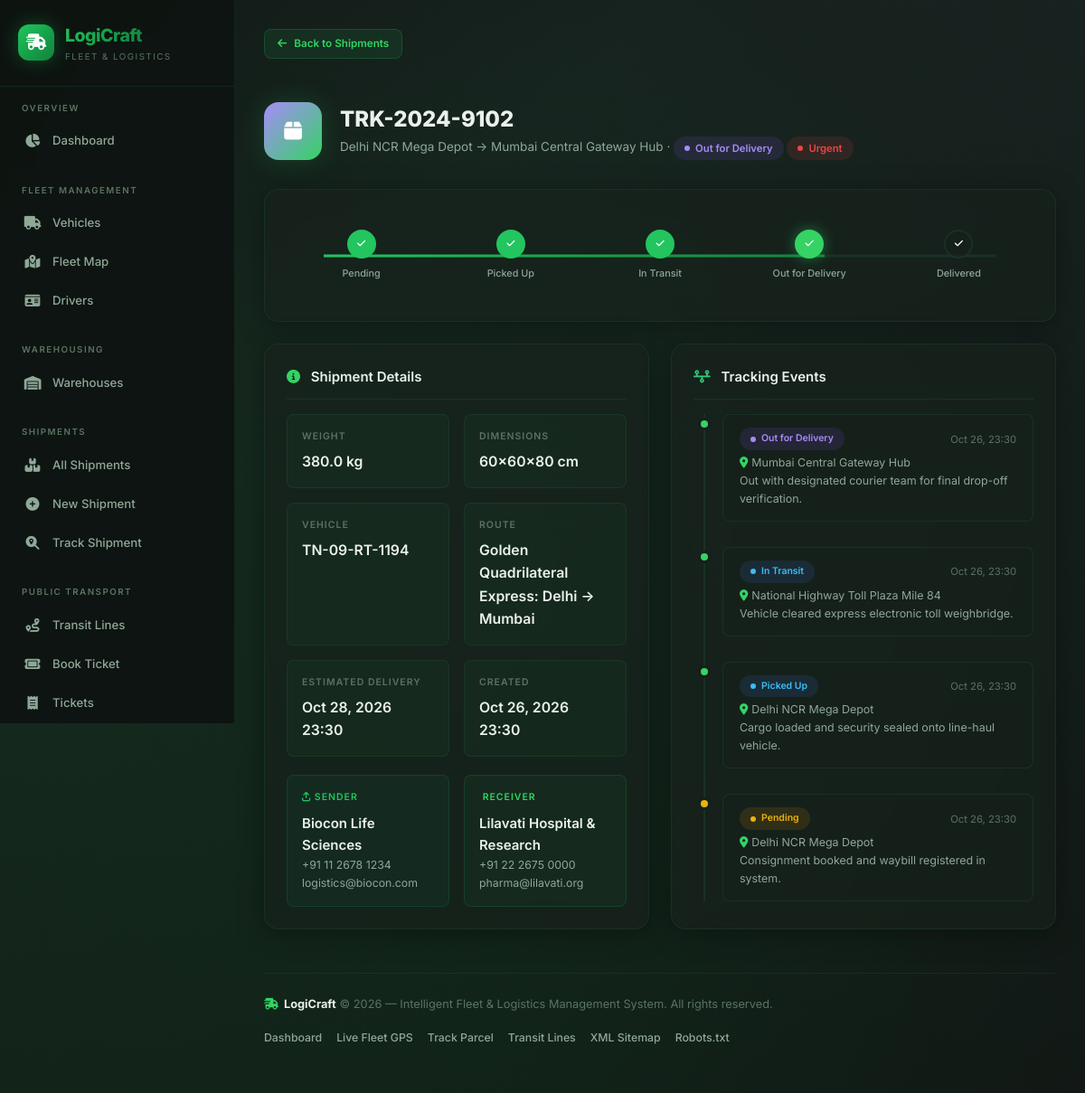
Screenshot of /shipments/2/ with the database file from the repository.
### shipments/models.py (models this page shows, shortened)
class Shipment(models.Model):
    STATUS_CHOICES = [
        ('pending', 'Pending'),
        ('picked_up', 'Picked Up'),
        ('in_transit', 'In Transit'),
        ('out_for_delivery', 'Out for Delivery'),
        ('delivered', 'Delivered'),
        ('failed', 'Failed'),
        ('returned', 'Returned'),
        ('cancelled', 'Cancelled'),
    ]
    PRIORITY_CHOICES = [
        ('low', 'Low'),
        ('normal', 'Normal'),
        ('high', 'High'),
        ('urgent', 'Urgent'),
    ]
    tracking_number = models.CharField(max_length=30, unique=True, editable=False)
    origin = models.CharField(max_length=300)
    destination = models.CharField(max_length=300)
    vehicle = models.ForeignKey(Vehicle, on_delete=models.SET_NULL, null=True, blank=True, related_name='shipments')
    route = models.ForeignKey(Route, on_delete=models.SET_NULL, null=True, blank=True, related_name='shipments')
    status = models.CharField(max_length=20, choices=STATUS_CHOICES, default='pending')
    priority = models.CharField(max_length=10, choices=PRIORITY_CHOICES, default='normal')
    weight_kg = models.DecimalField(max_digits=8, decimal_places=2, default=0)
    dimensions = models.CharField(max_length=50, blank=True, help_text='LxWxH in cm')
    description = models.TextField(blank=True)
    sender_name = models.CharField(max_length=200)
    sender_phone = models.CharField(max_length=20)
    sender_email = models.EmailField(blank=True)
    receiver_name = models.CharField(max_length=200)
    receiver_phone = models.CharField(max_length=20)
    receiver_email = models.EmailField(blank=True)
    estimated_delivery = models.DateTimeField(null=True, blank=True)
    actual_delivery = models.DateTimeField(null=True, blank=True)
    created_at = models.DateTimeField(auto_now_add=True)
    updated_at = models.DateTimeField(auto_now=True)
    class Meta:
        ordering = ['-created_at']

class Route(models.Model):
    name = models.CharField(max_length=200)
    origin = models.CharField(max_length=200)
    destination = models.CharField(max_length=200)
    distance_km = models.DecimalField(max_digits=8, decimal_places=2)
    estimated_hours = models.DecimalField(max_digits=5, decimal_places=2)
    waypoints = models.JSONField(default=list, blank=True, help_text='List of lat/lng waypoints')
    is_active = models.BooleanField(default=True)
    class Meta:
        ordering = ['name']

class ShipmentEvent(models.Model):
    shipment = models.ForeignKey(Shipment, on_delete=models.CASCADE, related_name='events')
    status = models.CharField(max_length=20, choices=Shipment.STATUS_CHOICES)
    location = models.CharField(max_length=300, blank=True)
    notes = models.TextField(blank=True)
    timestamp = models.DateTimeField(auto_now_add=True)
    class Meta:
        ordering = ['-timestamp']

### fleet/models.py (models this page shows, shortened)
class Vehicle(models.Model):
    TYPE_CHOICES = [
        ('truck', 'Truck'),
        ('van', 'Van'),
        ('pickup', 'Pickup'),
        ('trailer', 'Trailer'),
        ('bus', 'Bus'),
        ('sedan', 'Sedan'),
    ]
    STATUS_CHOICES = [
        ('active', 'Active'),
        ('idle', 'Idle'),
        ('maintenance', 'In Maintenance'),
        ('retired', 'Retired'),
    ]
    FUEL_CHOICES = [
        ('diesel', 'Diesel'),
        ('petrol', 'Petrol'),
        ('electric', 'Electric'),
        ('hybrid', 'Hybrid'),
        ('cng', 'CNG'),
    ]
    plate_number = models.CharField(max_length=20, unique=True)
    vehicle_type = models.CharField(max_length=20, choices=TYPE_CHOICES, default='truck')
    make = models.CharField(max_length=50)
    model = models.CharField(max_length=50)
    year = models.PositiveIntegerField()
    status = models.CharField(max_length=20, choices=STATUS_CHOICES, default='idle')
    fuel_type = models.CharField(max_length=20, choices=FUEL_CHOICES, default='diesel')
    mileage = models.DecimalField(max_digits=10, decimal_places=1, default=0)
    capacity_kg = models.DecimalField(max_digits=10, decimal_places=2, default=0)
    last_service_date = models.DateField(null=True, blank=True)
    next_service_date = models.DateField(null=True, blank=True)
    assigned_driver = models.ForeignKey(
        Driver, on_delete=models.SET_NULL, null=True, blank=True, related_name='vehicles'
    )
    created_at = models.DateTimeField(auto_now_add=True)
    class Meta:
        ordering = ['-created_at']

### shipments/views.py (the view)
# urls.py: path('<int:pk>/', views.shipment_detail, name='shipment_detail'),
def shipment_detail(request, pk):
    shipment = get_object_or_404(
        Shipment.objects.select_related('vehicle', 'route'),
        pk=pk
    )
    events = shipment.events.all()
    context = {
        'shipment': shipment,
        'events': events,
    }
    return render(request, 'shipments/shipment_detail.html', context)

### templates/shipments/shipment_detail.html (shortened to what this page needs)
{% extends 'base.html' %}
{% block content %}
<div class="page-header">
    <a href="{% url 'shipments:shipment_list' %}" class="btn btn-secondary btn-sm" style="margin-bottom: 16px;"><i class="fas fa-arrow-left"></i> Back to Shipments</a>
</div>
<div class="detail-header">
    <div class="detail-icon" style="background: linear-gradient(135deg, var(--accent-purple), var(--accent-blue));">
        <i class="fas fa-box"></i>
    </div>
    <div>
        <div class="detail-title">{{ shipment.tracking_number }}</div>
        <div class="detail-subtitle">
            {{ shipment.origin }} → {{ shipment.destination }} ·
            <span class="badge badge-{{ shipment.status }}">{{ shipment.get_status_display }}</span>
            <span class="badge badge-{{ shipment.priority }}">{{ shipment.get_priority_display }}</span>
        </div>
    </div>
</div>
<div class="card" style="margin-bottom: 24px;">
    <div style="display: flex; justify-content: space-between; align-items: center; position: relative; padding: 20px 0;">
        <div style="position: absolute; top: 50%; left: 5%; height: 3px; background: var(--gradient-primary); transform: translateY(-50%); z-index: 1;
            width: {% if shipment.status == 'delivered' %}90{% elif shipment.status == 'out_for_delivery' %}67{% elif shipment.status == 'in_transit' %}45{% elif shipment.status == 'picked_up' %}22{% else %}5{% endif %}%;"></div>
        {% for status_val, status_label in shipment.STATUS_CHOICES %}
            {% if status_val == 'pending' or status_val == 'picked_up' or status_val == 'in_transit' or status_val == 'out_for_delivery' or status_val == 'delivered' %}
            <div style="text-align: center; z-index: 2; flex: 1;">
                <div style="width: 32px; height: 32px; border-radius: 50%; margin: 0 auto 8px;
                    {% if shipment.status == status_val %}
                        background: var(--accent-blue); box-shadow: 0 0 15px rgba(34, 197, 94, 0.5);
                    {% elif shipment.status == 'delivered' or shipment.status == 'out_for_delivery' and status_val == 'in_transit' or shipment.status == 'out_for_delivery' and status_val == 'picked_up' or shipment.status == 'out_for_delivery' and status_val == 'pending' or shipment.status == 'in_transit' and status_val == 'picked_up' or shipment.status == 'in_transit' and status_val == 'pending' or shipment.status == 'picked_up' and status_val == 'pending' %}
                        background: var(--success);
                    {% else %}
                        background: var(--bg-card); border: 2px solid var(--border-color);
                    {% endif %}
                    display: flex; align-items: center; justify-content: center;">
                    <i class="fas fa-check" style="color: white; font-size: 0.7rem;"></i>
                </div>
                <div style="font-size: 0.72rem; color: var(--text-secondary); font-weight: 500;">{{ status_label }}</div>
            </div>
            {% endif %}
        {% endfor %}
    </div>
</div>
<div class="grid-2">
    <div class="card">
        <div class="card-header">
            <span class="card-title"><i class="fas fa-info-circle" style="color: var(--accent-blue); margin-right: 8px;"></i> Shipment Details</span>
        </div>
        <div class="info-grid" style="grid-template-columns: 1fr 1fr;">
            <div class="info-item">
                <div class="info-label">Weight</div>
                <div class="info-value">{{ shipment.weight_kg|floatformat:1 }} kg</div>
            </div>
            <div class="info-item">
                <div class="info-label">Dimensions</div>
                <div class="info-value">{{ shipment.dimensions|default:"N/A" }}</div>
            </div>
            <div class="info-item">
                <div class="info-label">Vehicle</div>
                <div class="info-value">{% if shipment.vehicle %}{{ shipment.vehicle.plate_number }}{% else %}Not assigned{% endif %}</div>
            </div>
            <div class="info-item">
                <div class="info-label">Route</div>
                <div class="info-value">{% if shipment.route %}{{ shipment.route.name }}{% else %}Direct{% endif %}</div>
            </div>
            <div class="info-item">
                <div class="info-label">Estimated Delivery</div>
                <div class="info-value">{% if shipment.estimated_delivery %}{{ shipment.estimated_delivery|date:"M d, Y H:i" }}{% else %}TBD{% endif %}</div>
            </div>
            <div class="info-item">
                <div class="info-label">Created</div>
                <div class="info-value">{{ shipment.created_at|date:"M d, Y H:i" }}</div>
            </div>
        </div>
        <div style="display: grid; grid-template-columns: 1fr 1fr; gap: 16px; margin-top: 20px;">
            <div style="padding: 16px; background: rgba(16, 185, 129, 0.05); border-radius: var(--radius-sm); border: 1px solid rgba(16, 185, 129, 0.15);">
                <div style="font-size: 0.7rem; text-transform: uppercase; letter-spacing: 1px; color: var(--success); font-weight: 600; margin-bottom: 8px;">
                    <i class="fas fa-arrow-up-from-bracket"></i> Sender
                </div>
                <div style="font-weight: 600;">{{ shipment.sender_name }}</div>
                <div style="font-size: 0.82rem; color: var(--text-secondary);">{{ shipment.sender_phone }}</div>
                {% if shipment.sender_email %}<div style="font-size: 0.82rem; color: var(--text-secondary);">{{ shipment.sender_email }}</div>{% endif %}
            </div>
            <div style="padding: 16px; background: rgba(34, 197, 94, 0.05); border-radius: var(--radius-sm); border: 1px solid rgba(34, 197, 94, 0.15);">
                <div style="font-size: 0.7rem; text-transform: uppercase; letter-spacing: 1px; color: var(--accent-blue); font-weight: 600; margin-bottom: 8px;">
                     Receiver
                </div>
                <div style="font-weight: 600;">{{ shipment.receiver_name }}</div>
                <div style="font-size: 0.82rem; color: var(--text-secondary);">{{ shipment.receiver_phone }}</div>
                {% if shipment.receiver_email %}<div style="font-size: 0.82rem; color: var(--text-secondary);">{{ shipment.receiver_email }}</div>{% endif %}
            </div>
        </div>
    </div>
    <div class="card">
        <div class="card-header">
            <span class="card-title"><i class="fas fa-timeline" style="color: var(--accent-cyan); margin-right: 8px;"></i> Tracking Events</span>
        </div>
        {% if events %}
        <div class="timeline">
            {% for event in events %}
            <div class="timeline-item">
                <div class="timeline-dot {% if event.status == 'delivered' %}active{% elif event.status == 'failed' %}failed{% elif event.status == 'pending' %}pending{% endif %}"></div>
                <div class="timeline-content">
                    <div class="timeline-header">
                        <span class="timeline-title">
                            <span class="badge badge-{{ event.status }}" style="font-size: 0.7rem;">{{ event.get_status_display }}</span>
                        </span>
                        <span class="timeline-time">{{ event.timestamp|date:"M d, H:i" }}</span>
                    </div>
                    <div class="timeline-body">
                        {% if event.location %}<i class="fas fa-location-dot" style="color: var(--accent-blue); margin-right: 4px;"></i>{{ event.location }}<br>{% endif %}
                        {% if event.notes %}{{ event.notes }}{% endif %}
                    </div>
                </div>
            </div>
            {% endfor %}
        </div>
        {% else %}
        <div class="empty-state" style="padding: 30px;">
            <i class="fas fa-timeline"></i>
            <p>No tracking events yet</p>
        </div>
        {% endif %}
    </div>
</div>
{% endblock %}

### rows the page displays
Shipment: tracking_number "TRK-2024-9102", origin "Delhi NCR Mega Depot", destination "Mumbai Central Gateway Hub", status "Out for Delivery", priority "Urgent", weight_kg "380.0", dimensions "60x60x80 cm", vehicle.plate_number "TN-09-RT-1194", route.name "Golden Quadrilateral Express: Delhi → Mumbai", estimated_delivery "Oct 28, 2026 23:30", created_at "Oct 26, 2026 23:30", sender_name "Biocon Life Sciences", sender_phone "+91 11 2678 1234", sender_email "logistics@biocon.com", receiver_name "Lilavati Hospital & Research", receiver_phone "+91 22 2675 0000", receiver_email "pharma@lilavati.org"
ShipmentEvent: status "Out for Delivery", timestamp "Oct 26, 23:30", location "Mumbai Central Gateway Hub", notes "Out with designated courier team for final drop-off verification."
ShipmentEvent: status "In Transit", timestamp "Oct 26, 23:30", location "National Highway Toll Plaza Mile 84", notes "Vehicle cleared express electronic toll weighbridge."
ShipmentEvent: status "Picked Up", timestamp "Oct 26, 23:30", location "Delhi NCR Mega Depot", notes "Cargo loaded and security sealed onto line-haul vehicle."
ShipmentEvent: status "Pending", timestamp "Oct 26, 23:30", location "Delhi NCR Mega Depot", notes "Consignment booked and waybill registered in system."

### other values shown
{{ status_label }} "Pending" "Picked Up" "In Transit" "Out for Delivery" "Delivered"
